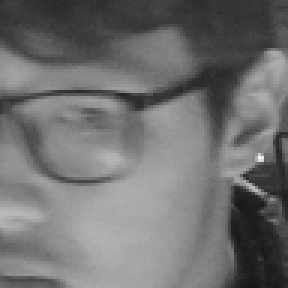
#> input picture 0.png, 96 x 96 px, given in place of the camera (shown 3 times larger)
$ python test.py
#> lines starting #> are read from the running program, lines starting #| are printed output that depends on the picture
#> further down, frame is the input picture: shape (96, 96, 3); min 24, max 244, mean 112.5
import numpy as np
import cv2

profile_face_cascade = cv2.CascadeClassifier('cascades/data/haarcascade_profileface.xml')
frontal_face_cascade = cv2.CascadeClassifier('cascades/data/haarcascade_frontalface_alt2.xml')
smile_cascade = cv2.CascadeClassifier("cascades/data/haarcascade_smile.xml")

cap = cv2.VideoCapture(0)
#cap.set(3,640)
#cap.set(4,720)

def rescale_frame(frame, percent = 0.75):
#> called with percent = 0.3
    w = int(frame.shape[1] * percent)
#> w = 28
    h = int(frame.shape[0] * percent)
#> h = 28
    return cv2.resize(frame, (w,h), interpolation = cv2.INTER_AREA)
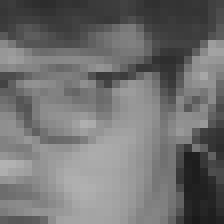
#> returned value: shape (28, 28, 3) (shown 8 times larger); min 26, max 178, mean 112.5

while True:
    ret, frame = cap.read()
    frame = rescale_frame(frame, percent = 0.3 )
    grey = cv2.cvtColor(frame, cv2.COLOR_BGR2GRAY)
    frontal_faces = frontal_face_cascade.detectMultiScale(grey, scaleFactor= 1.1, minNeighbors= 5)
#> frontal_faces = ()
    profile_faces = profile_face_cascade.detectMultiScale(grey, scaleFactor= 1.1, minNeighbors= 5)
#> profile_faces = ()
    smile_faces = profile_face_cascade.detectMultiScale(grey,scaleFactor=1.1, minNeighbors=5)
#> smile_faces = ()

    if( len(frontal_faces) > 1):
        print("Do it again")
        break

    for (x,y,w,h) in frontal_faces:
        print(x,y,w,h)
        color = (255,0,0)
        stroke = 1
        cv2.rectangle(frame, (x,y), (x+w,y+h), color, stroke)
#> this loop made 0 passes

    cv2.imshow("Frame",frame)
    if cv2.waitKey(20) == ord('q'):
#> (key q is pressed here)
        break

cap.release()
cv2.destroyAllWindows()

$ run again, on 1.png
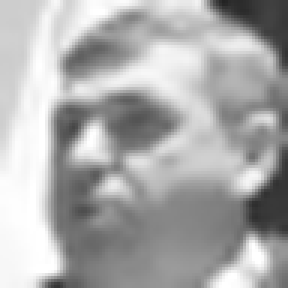
#> input picture 1.png, 96 x 96 px, given in place of the camera (shown 3 times larger)
#> frame is the input picture: shape (96, 96, 3); min 35, max 255, mean 171.6
#> in rescale_frame, `return cv2.resize(frame, (w,h), interpolation = cv2.INTER_AREA)`:
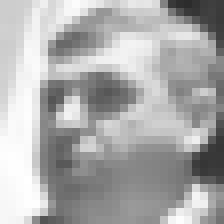
#> returned value: shape (28, 28, 3) (shown 8 times larger); min 44, max 255, mean 171.6
#> frontal_faces = ()

$ run again, on 10.png
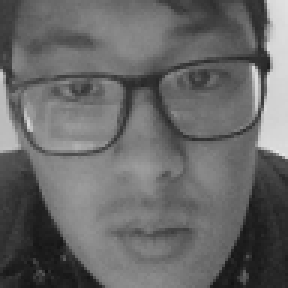
#> input picture 10.png, 96 x 96 px, given in place of the camera (shown 3 times larger)
#> frame is the input picture: shape (96, 96, 3); min 17, max 229, mean 103.9
#> in rescale_frame, `return cv2.resize(frame, (w,h), interpolation = cv2.INTER_AREA)`:
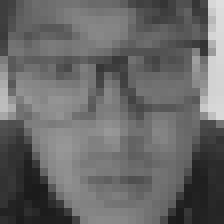
#> returned value: shape (28, 28, 3) (shown 8 times larger); min 27, max 223, mean 103.9
#> frontal_faces = ()

$ run again, on 11.png
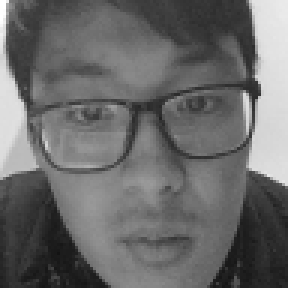
#> input picture 11.png, 96 x 96 px, given in place of the camera (shown 3 times larger)
#> frame is the input picture: shape (96, 96, 3); min 19, max 255, mean 105.9
#> in rescale_frame, `return cv2.resize(frame, (w,h), interpolation = cv2.INTER_AREA)`:
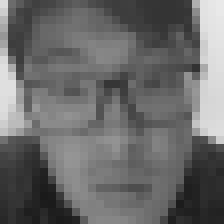
#> returned value: shape (28, 28, 3) (shown 8 times larger); min 26, max 233, mean 105.9
#> frontal_faces = ()
